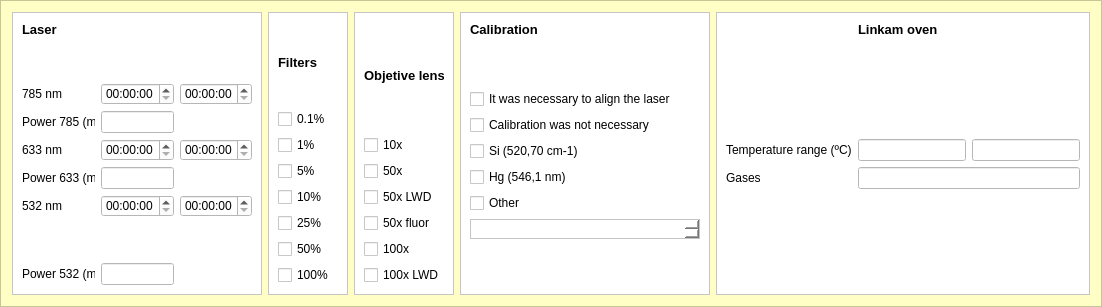
        <widget class="QFrame" name="frame_5">
         <property name="minimumSize">
          <size>
           <width>1000</width>
           <height>180</height>
          </size>
         </property>
         <property name="maximumSize">
          <size>
           <width>16777215</width>
           <height>16777215</height>
          </size>
         </property>
         <property name="styleSheet">
          <string notr="true">background-color: rgb(255, 255, 197);</string>
         </property>
         <property name="frameShape">
          <enum>QFrame::StyledPanel</enum>
         </property>
         <property name="frameShadow">
          <enum>QFrame::Raised</enum>
         </property>
         <layout class="QHBoxLayout" name="horizontalLayout_3">
          <item>
           <widget class="QFrame" name="frame_16">
            <property name="maximumSize">
             <size>
              <width>250</width>
              <height>16777215</height>
             </size>
            </property>
            <property name="styleSheet">
             <string notr="true">background-color: rgb(255, 255, 255);</string>
            </property>
            <property name="frameShape">
             <enum>QFrame::StyledPanel</enum>
            </property>
            <property name="frameShadow">
             <enum>QFrame::Raised</enum>
            </property>
            <layout class="QGridLayout" name="gridLayout_6">
             <item row="6" column="0">
              <widget class="QLabel" name="label_31">
               <property name="text">
                <string>532 nm</string>
               </property>
              </widget>
             </item>
             <item row="4" column="2">
              <widget class="QTimeEdit" name="l633_stop_timeEdit"/>
             </item>
             <item row="6" column="1">
              <widget class="QTimeEdit" name="l532_start_timeEdit"/>
             </item>
             <item row="5" column="1">
              <widget class="QLineEdit" name="l633_power_lineEdit"/>
             </item>
             <item row="3" column="0">
              <widget class="QLabel" name="label_9">
               <property name="minimumSize">
                <size>
                 <width>0</width>
                 <height>20</height>
                </size>
               </property>
               <property name="maximumSize">
                <size>
                 <width>16777215</width>
                 <height>20</height>
                </size>
               </property>
               <property name="text">
                <string>Power 785 (mW)</string>
               </property>
              </widget>
             </item>
             <item row="4" column="0">
              <widget class="QLabel" name="label_11">
               <property name="text">
                <string>633 nm</string>
               </property>
              </widget>
             </item>
             <item row="0" column="0" colspan="2">
              <widget class="QLabel" name="label_6">
               <property name="enabled">
                <bool>true</bool>
               </property>
               <property name="maximumSize">
                <size>
                 <width>16777215</width>
                 <height>15</height>
                </size>
               </property>
               <property name="font">
                <font>
                 <pointsize>10</pointsize>
                 <weight>75</weight>
                 <bold>true</bold>
                </font>
               </property>
               <property name="text">
                <string>Laser</string>
               </property>
              </widget>
             </item>
             <item row="2" column="1">
              <widget class="QTimeEdit" name="l785_start_timeEdit"/>
             </item>
             <item row="7" column="0">
              <spacer name="verticalSpacer_14">
               <property name="orientation">
                <enum>Qt::Vertical</enum>
               </property>
               <property name="sizeHint" stdset="0">
                <size>
                 <width>20</width>
                 <height>40</height>
                </size>
               </property>
              </spacer>
             </item>
             <item row="1" column="0">
              <spacer name="verticalSpacer_5">
               <property name="orientation">
                <enum>Qt::Vertical</enum>
               </property>
               <property name="sizeHint" stdset="0">
                <size>
                 <width>20</width>
                 <height>40</height>
                </size>
               </property>
              </spacer>
             </item>
             <item row="2" column="0">
              <widget class="QLabel" name="label_10">
               <property name="text">
                <string>785 nm</string>
               </property>
              </widget>
             </item>
             <item row="6" column="2">
              <widget class="QTimeEdit" name="l532_stop_timeEdit"/>
             </item>
             <item row="5" column="0">
              <widget class="QLabel" name="label_32">
               <property name="text">
                <string>Power 633 (mW)</string>
               </property>
              </widget>
             </item>
             <item row="4" column="1">
              <widget class="QTimeEdit" name="l633_start_timeEdit"/>
             </item>
             <item row="3" column="1">
              <widget class="QLineEdit" name="l785_power_lineEdit">
               <property name="maximumSize">
                <size>
                 <width>80</width>
                 <height>16777215</height>
                </size>
               </property>
              </widget>
             </item>
             <item row="2" column="2">
              <widget class="QTimeEdit" name="l785_stop_timeEdit"/>
             </item>
             <item row="8" column="0">
              <widget class="QLabel" name="label_33">
               <property name="text">
                <string>Power 532 (mW)</string>
               </property>
              </widget>
             </item>
             <item row="8" column="1">
              <widget class="QLineEdit" name="l532_power_lineEdit"/>
             </item>
            </layout>
           </widget>
          </item>
          <item>
           <widget class="QFrame" name="frame">
            <property name="minimumSize">
             <size>
              <width>80</width>
              <height>0</height>
             </size>
            </property>
            <property name="maximumSize">
             <size>
              <width>16777215</width>
              <height>16777215</height>
             </size>
            </property>
            <property name="styleSheet">
             <string notr="true">background-color: rgb(255, 255, 255);</string>
            </property>
            <property name="frameShape">
             <enum>QFrame::StyledPanel</enum>
            </property>
            <property name="frameShadow">
             <enum>QFrame::Raised</enum>
            </property>
            <layout class="QVBoxLayout" name="verticalLayout_3">
             <item>
              <widget class="QLabel" name="label_7">
               <property name="font">
                <font>
                 <pointsize>10</pointsize>
                 <weight>75</weight>
                 <bold>true</bold>
                </font>
               </property>
               <property name="text">
                <string>Filters</string>
               </property>
              </widget>
             </item>
             <item>
              <widget class="QCheckBox" name="filtro01_checkBox">
               <property name="text">
                <string>0.1%</string>
               </property>
              </widget>
             </item>
             <item>
              <widget class="QCheckBox" name="filtro1_checkBox">
               <property name="text">
                <string>1%</string>
               </property>
              </widget>
             </item>
             <item>
              <widget class="QCheckBox" name="filtro5_checkBox">
               <property name="text">
                <string>5%</string>
               </property>
              </widget>
             </item>
             <item>
              <widget class="QCheckBox" name="filtro10_checkBox">
               <property name="text">
                <string>10%</string>
               </property>
              </widget>
             </item>
             <item>
              <widget class="QCheckBox" name="filtro25_checkBox">
               <property name="text">
                <string>25%</string>
               </property>
              </widget>
             </item>
             <item>
              <widget class="QCheckBox" name="filtro50_checkBox">
               <property name="text">
                <string>50%</string>
               </property>
              </widget>
             </item>
             <item>
              <widget class="QCheckBox" name="filtro100_checkBox">
               <property name="text">
                <string>100%</string>
               </property>
              </widget>
             </item>
            </layout>
           </widget>
          </item>
          <item>
           <widget class="QFrame" name="frame_17">
            <property name="maximumSize">
             <size>
              <width>100</width>
              <height>16777215</height>
             </size>
            </property>
            <property name="styleSheet">
             <string notr="true">background-color: rgb(255, 255, 255);</string>
            </property>
            <property name="frameShape">
             <enum>QFrame::StyledPanel</enum>
            </property>
            <property name="frameShadow">
             <enum>QFrame::Raised</enum>
            </property>
            <layout class="QGridLayout" name="gridLayout_7">
             <item row="0" column="0">
              <widget class="QLabel" name="label_8">
               <property name="font">
                <font>
                 <pointsize>10</pointsize>
                 <weight>75</weight>
                 <bold>true</bold>
                </font>
               </property>
               <property name="text">
                <string>Objetive lens</string>
               </property>
              </widget>
             </item>
             <item row="5" column="0">
              <widget class="QCheckBox" name="objetiva100x_checkBox">
               <property name="text">
                <string>100x</string>
               </property>
              </widget>
             </item>
             <item row="3" column="0">
              <widget class="QCheckBox" name="objetiva50xlwd_checkBox">
               <property name="text">
                <string>50x LWD</string>
               </property>
              </widget>
             </item>
             <item row="1" column="0">
              <widget class="QCheckBox" name="objetiva10x_checkBox">
               <property name="text">
                <string>10x</string>
               </property>
              </widget>
             </item>
             <item row="2" column="0">
              <widget class="QCheckBox" name="objetiva50x_checkBox">
               <property name="text">
                <string>50x</string>
               </property>
              </widget>
             </item>
             <item row="8" column="0">
              <widget class="QCheckBox" name="objetiva100xlwd_checkBox">
               <property name="text">
                <string>100x LWD</string>
               </property>
              </widget>
             </item>
             <item row="4" column="0">
              <widget class="QCheckBox" name="objetiva50xfluor_checkBox">
               <property name="text">
                <string>50x fluor</string>
               </property>
              </widget>
             </item>
            </layout>
           </widget>
          </item>
          <item>
           <widget class="QFrame" name="frame_9">
            <property name="maximumSize">
             <size>
              <width>250</width>
              <height>16777215</height>
             </size>
            </property>
            <property name="styleSheet">
             <string notr="true">background-color: rgb(255, 255, 255);</string>
            </property>
            <property name="frameShape">
             <enum>QFrame::StyledPanel</enum>
            </property>
            <property name="frameShadow">
             <enum>QFrame::Raised</enum>
            </property>
            <layout class="QVBoxLayout" name="verticalLayout_2">
             <item>
              <widget class="QLabel" name="label_14">
               <property name="font">
                <font>
                 <pointsize>10</pointsize>
                 <weight>75</weight>
                 <bold>true</bold>
                </font>
               </property>
               <property name="text">
                <string>Calibration</string>
               </property>
              </widget>
             </item>
             <item>
              <spacer name="verticalSpacer_7">
               <property name="orientation">
                <enum>Qt::Vertical</enum>
               </property>
               <property name="sizeHint" stdset="0">
                <size>
                 <width>20</width>
                 <height>40</height>
                </size>
               </property>
              </spacer>
             </item>
             <item>
              <widget class="QCheckBox" name="align_checkBox">
               <property name="text">
                <string>It was necessary to align the laser</string>
               </property>
              </widget>
             </item>
             <item>
              <widget class="QCheckBox" name="cal_checkBox">
               <property name="text">
                <string>Calibration was not necessary</string>
               </property>
              </widget>
             </item>
             <item>
              <widget class="QCheckBox" name="cal_si_checkBox">
               <property name="text">
                <string>Si (520,70 cm-1)</string>
               </property>
              </widget>
             </item>
             <item>
              <widget class="QCheckBox" name="checkBox">
               <property name="text">
                <string>Hg (546,1 nm)</string>
               </property>
              </widget>
             </item>
             <item>
              <widget class="QCheckBox" name="cal_outro_checkBox">
               <property name="text">
                <string>Other</string>
               </property>
              </widget>
             </item>
             <item>
              <widget class="QTextEdit" name="cal_outro_textEdit">
               <property name="minimumSize">
                <size>
                 <width>0</width>
                 <height>0</height>
                </size>
               </property>
               <property name="maximumSize">
                <size>
                 <width>16777215</width>
                 <height>20</height>
                </size>
               </property>
              </widget>
             </item>
             <item>
              <spacer name="verticalSpacer_11">
               <property name="orientation">
                <enum>Qt::Vertical</enum>
               </property>
               <property name="sizeHint" stdset="0">
                <size>
                 <width>20</width>
                 <height>40</height>
                </size>
               </property>
              </spacer>
             </item>
            </layout>
           </widget>
          </item>
          <item>
           <widget class="QFrame" name="frame_21">
            <property name="maximumSize">
             <size>
              <width>380</width>
              <height>16777215</height>
             </size>
            </property>
            <property name="styleSheet">
             <string notr="true">background-color: rgb(255, 255, 255);</string>
            </property>
            <property name="frameShape">
             <enum>QFrame::StyledPanel</enum>
            </property>
            <property name="frameShadow">
             <enum>QFrame::Raised</enum>
            </property>
            <layout class="QGridLayout" name="gridLayout_9">
             <item row="2" column="2">
              <widget class="QLineEdit" name="linkam_stopT_lineEdit">
               <property name="minimumSize">
                <size>
                 <width>100</width>
                 <height>0</height>
                </size>
               </property>
               <property name="maximumSize">
                <size>
                 <width>150</width>
                 <height>100</height>
                </size>
               </property>
              </widget>
             </item>
             <item row="0" column="1">
              <widget class="QLabel" name="label_15">
               <property name="font">
                <font>
                 <pointsize>10</pointsize>
                 <weight>75</weight>
                 <bold>true</bold>
                </font>
               </property>
               <property name="text">
                <string>Linkam oven</string>
               </property>
              </widget>
             </item>
             <item row="1" column="0">
              <spacer name="verticalSpacer_6">
               <property name="orientation">
                <enum>Qt::Vertical</enum>
               </property>
               <property name="sizeHint" stdset="0">
                <size>
                 <width>20</width>
                 <height>40</height>
                </size>
               </property>
              </spacer>
             </item>
             <item row="4" column="1">
              <spacer name="verticalSpacer_12">
               <property name="orientation">
                <enum>Qt::Vertical</enum>
               </property>
               <property name="sizeHint" stdset="0">
                <size>
                 <width>20</width>
                 <height>40</height>
                </size>
               </property>
              </spacer>
             </item>
             <item row="2" column="0">
              <widget class="QLabel" name="label_23">
               <property name="maximumSize">
                <size>
                 <width>16777215</width>
                 <height>16777215</height>
                </size>
               </property>
               <property name="text">
                <string>Temperature range (ºC)</string>
               </property>
              </widget>
             </item>
             <item row="2" column="1">
              <widget class="QLineEdit" name="linkam_startT_lineEdit">
               <property name="minimumSize">
                <size>
                 <width>100</width>
                 <height>0</height>
                </size>
               </property>
               <property name="maximumSize">
                <size>
                 <width>150</width>
                 <height>16777215</height>
                </size>
               </property>
              </widget>
             </item>
             <item row="3" column="0">
              <widget class="QLabel" name="label_34">
               <property name="text">
                <string>Gases</string>
               </property>
              </widget>
             </item>
             <item row="3" column="1" colspan="2">
              <widget class="QLineEdit" name="gases_lineEdit"/>
             </item>
            </layout>
           </widget>
          </item>
         </layout>
        </widget>
